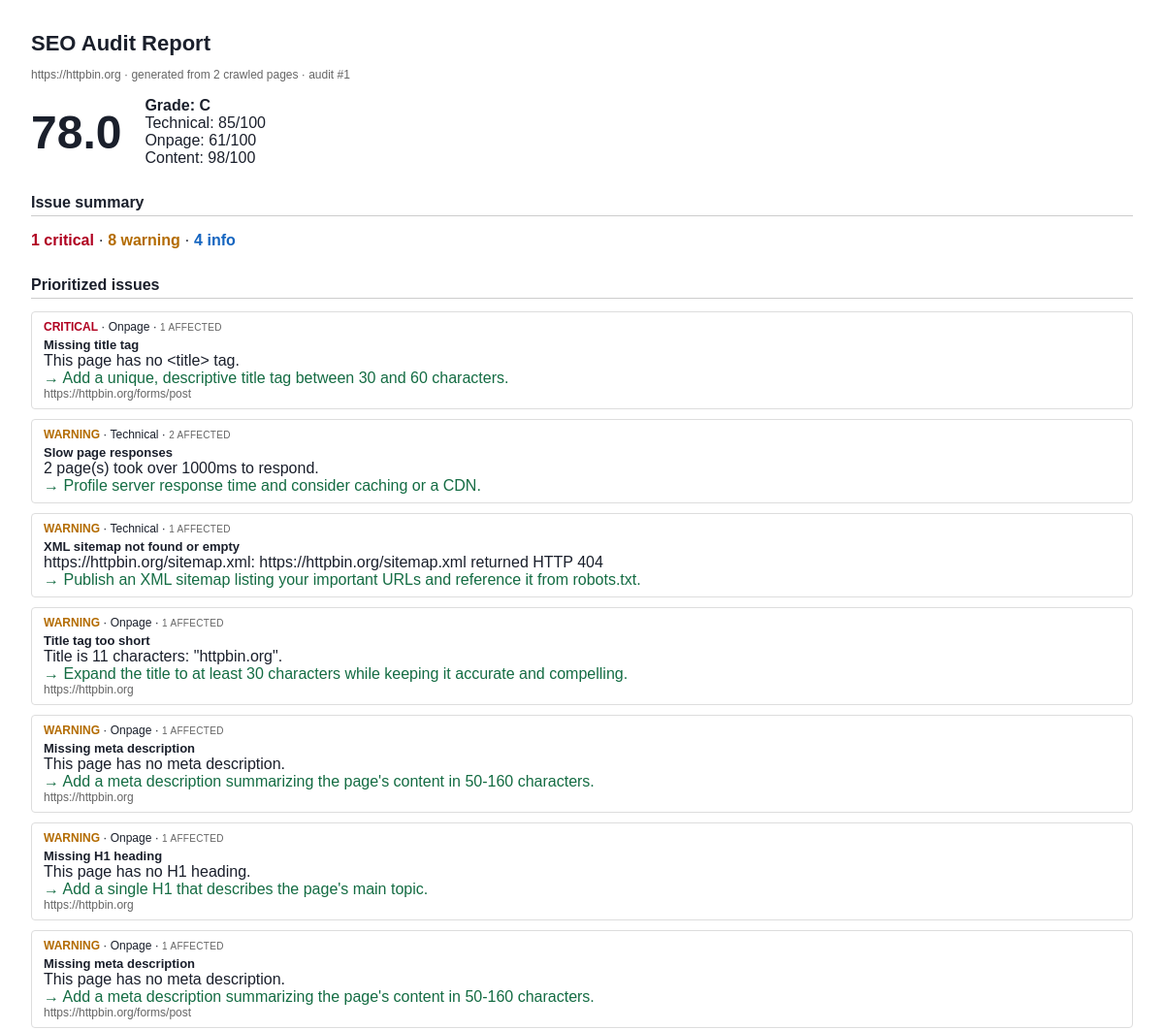
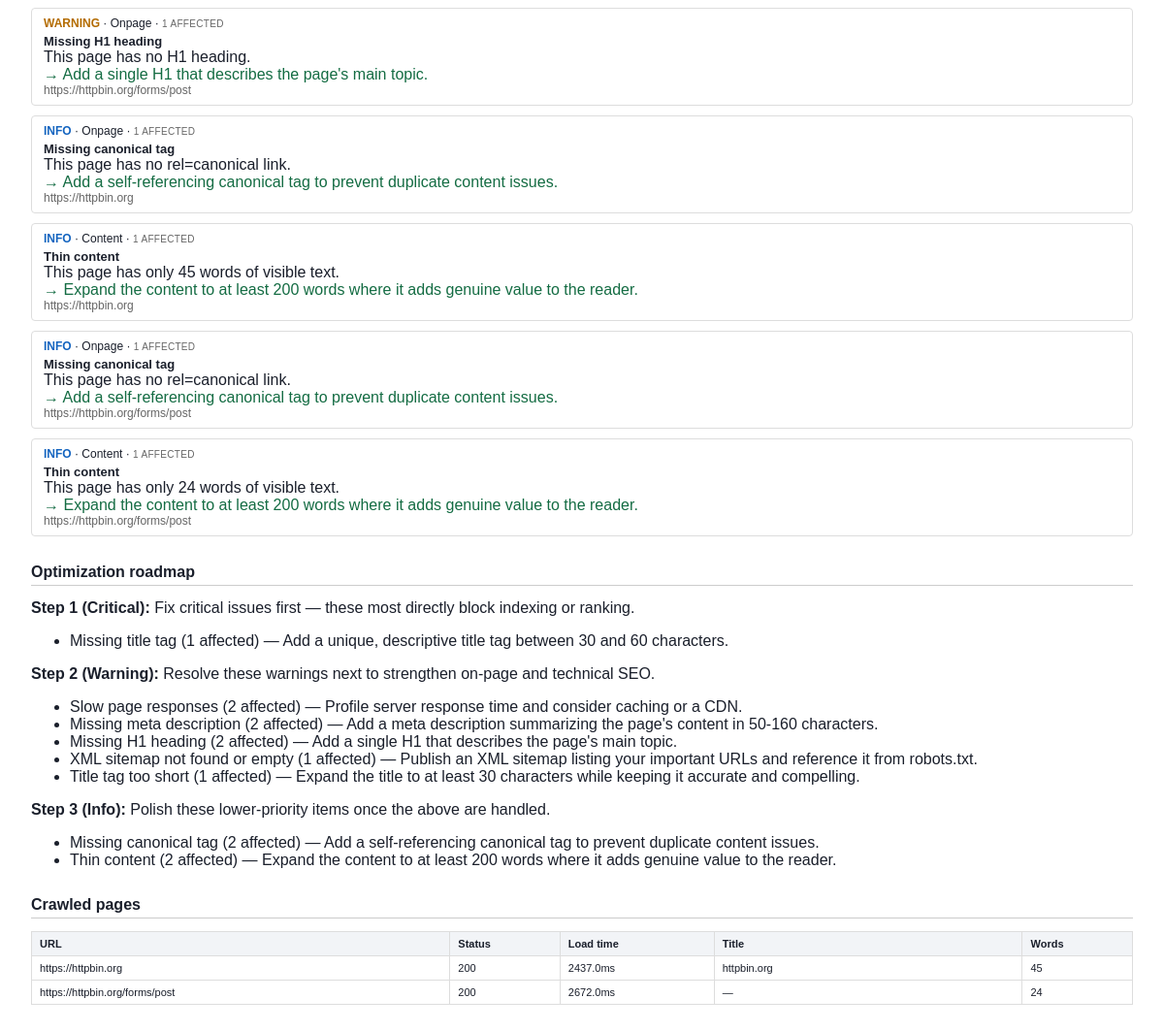
Screenshot of /audits/1/report.html with the database file from the repository (2 pictures, top to bottom).
### tables this page shows
CREATE TABLE audits (
    id INTEGER PRIMARY KEY AUTOINCREMENT,
    root_url TEXT NOT NULL,
    status TEXT NOT NULL DEFAULT 'running',
    started_at REAL NOT NULL,
    finished_at REAL,
    pages_crawled INTEGER DEFAULT 0,
    max_pages INTEGER DEFAULT 0,
    overall_score REAL,
    category_scores TEXT,
    error TEXT
);

CREATE TABLE issues (
    id INTEGER PRIMARY KEY AUTOINCREMENT,
    audit_id INTEGER NOT NULL REFERENCES audits(id) ON DELETE CASCADE,
    category TEXT NOT NULL,
    severity TEXT NOT NULL,
    title TEXT NOT NULL,
    description TEXT NOT NULL,
    recommendation TEXT NOT NULL,
    page_url TEXT,
    affected_count INTEGER DEFAULT 1
);

CREATE TABLE pages (
    id INTEGER PRIMARY KEY AUTOINCREMENT,
    audit_id INTEGER NOT NULL REFERENCES audits(id) ON DELETE CASCADE,
    url TEXT NOT NULL,
    status_code INTEGER,
    redirect_chain TEXT,
    load_time_ms REAL,
    title TEXT,
    meta_description TEXT,
    h1_count INTEGER,
    word_count INTEGER,
    canonical TEXT,
    is_indexable INTEGER,
    internal_links INTEGER,
    external_links INTEGER,
    broken_links INTEGER,
    missing_alt_count INTEGER,
    images_count INTEGER,
    content_hash TEXT
);

### seoscope/app.py (the view)
@app.get("/audits/{audit_id}/report.html", response_class=HTMLResponse)
def audit_report_html(request: Request, audit_id: int):
    audit = db.get_audit(audit_id)
    if not audit or audit["status"] != "completed":
        return HTMLResponse("Audit not available", status_code=404)
    context = _dashboard_context(request, audit)
    return templates.TemplateResponse("report.html", context)

### templates/report.html (shortened to what this page needs)
<!doctype html>
<html lang="en">
<head>
</head>
<body>
  <h1>SEO Audit Report</h1>
  <p class="muted">{{ audit.root_url }} &middot; generated from {{ audit.pages_crawled }} crawled pages &middot; audit #{{ audit.id }}</p>
  <div class="score-block">
    <div class="score-number">{{ audit.overall_score }}</div>
    <div>
      <div><strong>Grade: {{ audit.overall_score | grade }}</strong></div>
      {% for cat, score in category_scores.items() %}
      <div>{{ cat|capitalize }}: {{ (score ~ '/100') if score is not none else 'No data (no pages could be analyzed)' }}</div>
      {% endfor %}
    </div>
  </div>
  <h2>Issue summary</h2>
  <p>
    <span class="sev-critical">{{ severity_counts.critical }} critical</span> &middot;
    <span class="sev-warning">{{ severity_counts.warning }} warning</span> &middot;
    <span class="sev-info">{{ severity_counts.info }} info</span>
  </p>
  <h2>Prioritized issues</h2>
  {% for issue in issues %}
  <div class="issue-card">
    <div class="issue-head">
      <span class="sev-{{ issue.severity }}">{{ issue.severity|upper }}</span>
      &middot; {{ issue.category|capitalize }}
      &middot; <span class="issue-meta">{{ issue.affected_count }} affected</span>
    </div>
    <div class="issue-title"><strong>{{ issue.title }}</strong></div>
    <div>{{ issue.description }}</div>
    <div class="recommendation">→ {{ issue.recommendation }}</div>
    {% if issue.page_url %}<div class="muted">{{ issue.page_url }}</div>{% endif %}
  </div>
  {% endfor %}
  <h2>Optimization roadmap</h2>
  {% for step in roadmap %}
  <div class="roadmap-step">
    <strong>Step {{ step.step }} ({{ step.severity|capitalize }}):</strong> {{ step.intro }}
    <ul>
      {% for action in step.actions %}
      <li>{{ action.title }} ({{ action.affected_count }} affected) — {{ action.recommendation }}</li>
      {% endfor %}
    </ul>
  </div>
  {% endfor %}
  <h2>Crawled pages</h2>
  <table class="pages-table">
    <colgroup>
      <col width="38%"><col width="10%"><col width="14%"><col width="28%"><col width="10%">
    </colgroup>
    <thead><tr>
      <th>URL</th><th>Status</th><th>Load time</th><th>Title</th><th>Words</th>
    </tr></thead>
    <tbody>
      {% for p in pages %}
      <tr>
        <td>{{ p.url }}</td>
        <td>{{ p.status_code or 'error' }}</td>
        <td>{{ (p.load_time_ms or 0) | round(0) }}ms</td>
        <td>{{ p.title or '—' }}</td>
        <td>{{ p.word_count or 0 }}</td>
      </tr>
      {% endfor %}
    </tbody>
  </table>
</body>
</html>

### templates/report.html (style rules this page uses)
body { font-family: Helvetica, Arial, sans-serif; color: #1a1f2b; margin: 32px; }
h1 { font-size: 22px; margin-bottom: 4px; }
h2 { font-size: 16px; border-bottom: 1px solid #ccc; padding-bottom: 4px; margin-top: 28px; }
.muted { color: #666; font-size: 12px; }
.score-block { display: flex; align-items: center; gap: 24px; margin: 16px 0; }
.score-number { font-size: 48px; font-weight: bold; }
table { width: 100%; border-collapse: collapse; margin-top: 8px; font-size: 11px; }
th, td { border: 1px solid #ddd; padding: 6px 8px; text-align: left; vertical-align: top; }
th { background: #f2f4f7; }
.sev-critical { color: #b00020; font-weight: bold; }
.sev-warning { color: #b36b00; font-weight: bold; }
.sev-info { color: #1565c0; font-weight: bold; }
.roadmap-step { margin-top: 12px; }
.recommendation { color: #146c43; }
.issue-card { border: 1px solid #ddd; border-radius: 4px; padding: 8px 12px; margin-top: 10px; }
.issue-head { font-size: 12px; margin-bottom: 4px; }
.issue-title { font-size: 13px; }
.issue-meta { color: #666; font-size: 10px; text-transform: uppercase; letter-spacing: 0.3px; }

### rows the page displays
audits: root_url "https://httpbin.org", pages_crawled "2", id "1", overall_score "78.0", overall_score|grade "C"
issues: severity "CRITICAL", category "Onpage", affected_count "1", title "Missing title tag", description "This page has no <title> tag.", recommendation "Add a unique, descriptive title tag between 30 and 60 characters.", page_url "https://httpbin.org/forms/post", step "1", severity "Critical", intro "Fix critical issues first — these most directly block indexing or ranking."
issues: severity "WARNING", category "Technical", affected_count "2", title "Slow page responses", description "2 page(s) took over 1000ms to respond.", recommendation "Profile server response time and consider caching or a CDN."
issues: severity "WARNING", category "Technical", affected_count "1", title "XML sitemap not found or empty", description "https://httpbin.org/sitemap.xml: https://httpbin.org/sitemap.xml returned HTTP 404", recommendation "Publish an XML sitemap listing your important URLs and reference it from robots.txt."
issues: severity "WARNING", category "Onpage", affected_count "1", title "Title tag too short", description "Title is 11 characters: \"httpbin.org\".", recommendation "Expand the title to at least 30 characters while keeping it accurate and compelling.", page_url "https://httpbin.org"
issues: severity "WARNING", category "Onpage", affected_count "1", title "Missing meta description", description "This page has no meta description.", recommendation "Add a meta description summarizing the page's content in 50-160 characters.", page_url "https://httpbin.org", affected_count "2"
issues: severity "WARNING", category "Onpage", affected_count "1", title "Missing H1 heading", description "This page has no H1 heading.", recommendation "Add a single H1 that describes the page's main topic.", page_url "https://httpbin.org", affected_count "2"
issues: severity "WARNING", category "Onpage", affected_count "1", title "Missing meta description", description "This page has no meta description.", recommendation "Add a meta description summarizing the page's content in 50-160 characters.", page_url "https://httpbin.org/forms/post"
issues: severity "WARNING", category "Onpage", affected_count "1", title "Missing H1 heading", description "This page has no H1 heading.", recommendation "Add a single H1 that describes the page's main topic.", page_url "https://httpbin.org/forms/post"
issues: severity "INFO", category "Onpage", affected_count "1", title "Missing canonical tag", description "This page has no rel=canonical link.", recommendation "Add a self-referencing canonical tag to prevent duplicate content issues.", page_url "https://httpbin.org", affected_count "2"
issues: severity "INFO", category "Content", affected_count "1", title "Thin content", description "This page has only 45 words of visible text.", recommendation "Expand the content to at least 200 words where it adds genuine value to the reader.", page_url "https://httpbin.org", affected_count "2"
issues: severity "INFO", category "Onpage", affected_count "1", title "Missing canonical tag", description "This page has no rel=canonical link.", recommendation "Add a self-referencing canonical tag to prevent duplicate content issues.", page_url "https://httpbin.org/forms/post"
issues: severity "INFO", category "Content", affected_count "1", title "Thin content", description "This page has only 24 words of visible text.", recommendation "Expand the content to at least 200 words where it adds genuine value to the reader.", page_url "https://httpbin.org/forms/post"
pages: url "https://httpbin.org", status_code "200", load_time_ms "2437.0", title "httpbin.org", word_count "45"
pages: url "https://httpbin.org/forms/post", status_code "200", load_time_ms "2672.0", title "—", word_count "24"

### other values shown
{{ cat|capitalize }} "Technical" "Onpage" "Content"
{{ severity_counts.critical }} "1"
{{ severity_counts.warning }} "8"
{{ severity_counts.info }} "4"
{{ step.step }} "2" "3"
{{ step.severity|capitalize }} "Warning" "Info"
{{ step.intro }} "Resolve these warnings next to strengthen on-page and technical SEO." "Polish these lower-priority items once the above are handled."
